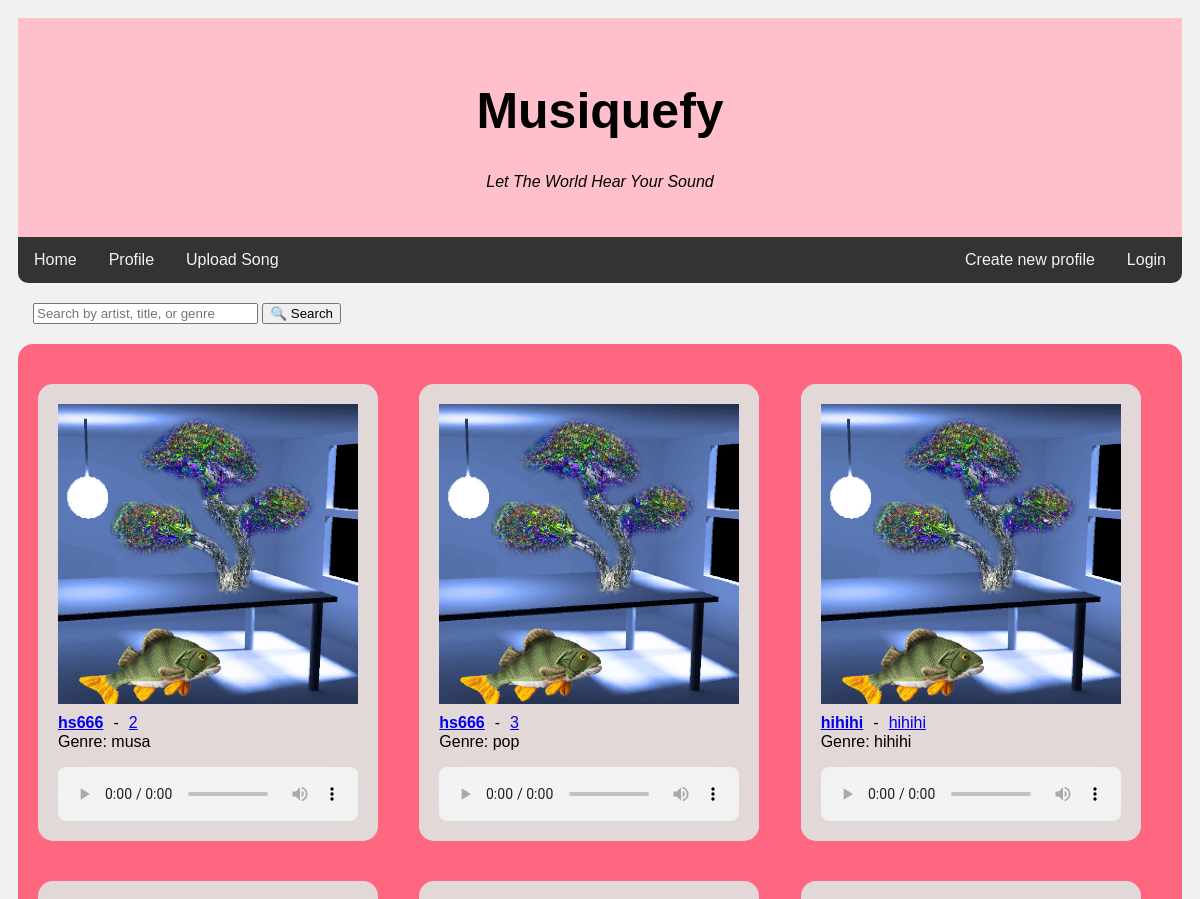
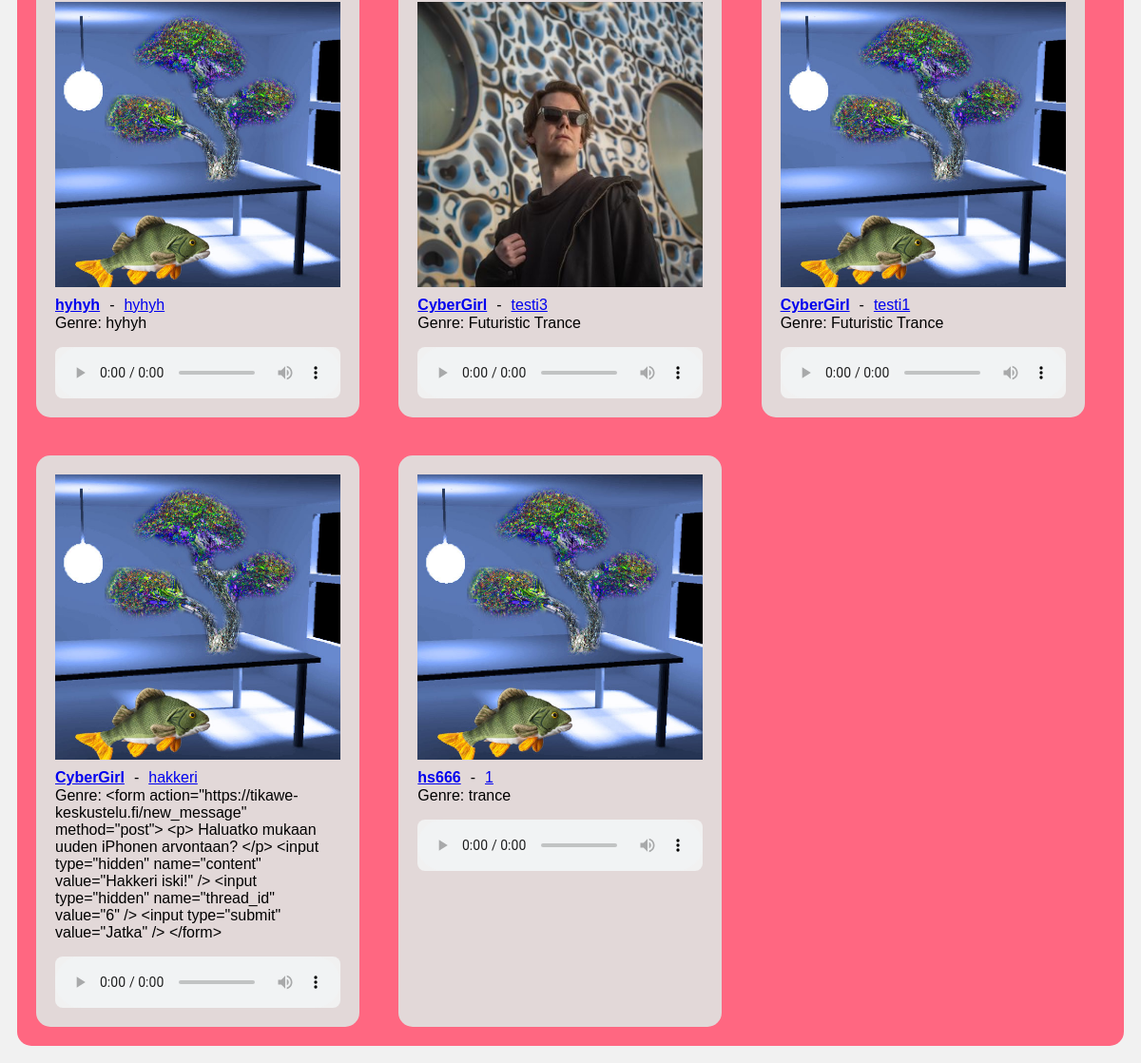
The page / on the database its author committed (2 pictures, top to bottom).
### tables this page shows
CREATE TABLE songs (
    id INTEGER PRIMARY KEY,
    user_id INTEGER NOT NULL,
    title TEXT NOT NULL,
    artist TEXT NOT NULL CHECK (LENGTH(artist) > 0),
    audio_file_path TEXT NOT NULL,
    image_file_path TEXT NOT NULL,
    upload_date DATETIME DEFAULT CURRENT_TIMESTAMP,
    genre TEXT CHECK (LENGTH(genre) > 0),
    duration INTEGER CHECK (duration > 0),
    FOREIGN KEY (user_id) REFERENCES users(id) ON DELETE CASCADE
);

### app.py (the view)
@app.route("/")
def index():
    search_query = request.args.get("search", "").strip()
    if search_query:
        songs = search_songs(search_query)
    else:
        songs = get_songs()
    return render_template("index.html", songs=songs, search_query=search_query)

### repositories/songs_repository.py (called while the page is built)
def get_songs():
    connection = sqlite3.connect("database.db")
    connection.row_factory = sqlite3.Row #sanakirjamuodossa
    cursor = connection.cursor()
    cursor.execute("SELECT * FROM songs ORDER BY RANDOM()")
    songs = cursor.fetchall()
    connection.close()
    return songs

### templates/index.html (shortened to what this page needs)
<!DOCTYPE html>
<html>
<head>
    <link rel="stylesheet" href="../static/styles.css">
</head>
<body>
    <div class="header">
        <h1>Musiquefy</h1>
        <p><i>Let The World Hear Your Sound</i></p>
    </div>
    <div class="topnav-mainpage">
        <a href="/">Home</a>
        {% if session.username%}
        <a href="/user/{{ session['user_id'] }}">Profile</a>
        <a href="/upload_song">Upload Song</a>
        {% else %}
        <a href="/login_page">Profile</a>
        <a href="/login_page">Upload Song</a>
        {% endif %}
        {% if session.username %}
        <a href="/logout" style="float:right">Logout</a>
        {% else %}
        <a href="/login_page" style="float:right">Login</a>
        <a href="/register" style="float:right">Create new profile</a>
        {% endif %}
    </div>
    <div class="extra-bar-mainpage">
        <form method="get" action="/">
            <input type="text" name="search" placeholder="Search by artist, title, or genre" value="{{ search_query }}" size="25">
            <button type="submit">🔍 Search</button>
        </form>
    </div>
    <div class="row">
        <div class="column-mainpage">
            <div class="grid">
                {% for song in songs %}
                <div class="card2">
                    <img src="{{ url_for('static', filename=song.image_file_path.split('static/')[-1]) }}" alt="Kansikuva" width="100%">
                    <div class="song-info">
                        <strong><a href="/user/{{ song.user_id }}">{{ song.artist }}</a></strong> - <a href="/song/{{ song.id }}">{{ song.title }}</a>
                    </div>
                    <p>Genre: {{ song.genre }}</p>
                    <audio controls class="audio1">
                        {% if song.audio_file_path.endswith('.mp3') %}
                        <source src="{{ url_for('static', filename=song.audio_file_path.split('static/')[-1]) }}" type="audio/mpeg">
                        {% elif song.audio_file_path.endswith('.wav') %}
                        <source src="{{ url_for('static', filename=song.audio_file_path.split('static/')[-1]) }}" type="audio/wav">
                        {% else %}
                        <p>Tiedostotyyppi ei tuettu.</p>
                        {% endif %}
                    </audio>
                </div>
                {% endfor %}
            </div>
        </div>
    </div>
</body>
</html>

### static/styles.css (style rules this page uses)
* { box-sizing: border-box; }
body { font-family: Arial; padding: 10px; background: #f1f1f1; }
.header { padding: 30px; text-align: center; background: pink; }
.header h1 { font-size: 50px; }
.topnav-mainpage { overflow: hidden; background-color: #333; border-radius: 0px 0px 10px 10px; margin-bottom: 20px; }
.topnav-mainpage a { float: left; display: block; color: #f2f2f2; text-align: center; padding: 14px 16px; text-decoration: none; }
.extra-bar-mainpage { margin-left: 15px; }
.column-mainpage { float: left; width: 100%; background-color: #f1f1f1; overflow: hidden; }
.grid { display: grid; grid-template-columns: repeat(auto-fill, minmax(300px, 1fr)); gap: 20px; background: rgb(255, 103, 129); padding: 20px; margin-top: 20px; border-radius: 15px; }
.card2 { background-color: rgb(226, 216, 216); padding: 20px; margin-top: 20px; border-radius: 15px; display: flex; flex-direction: column; max-width: 340px; }
.audio1 { width: 100%; border-radius: 8px; background-color: #f1f1f1; }
.song-info { display: flex; flex-wrap: nowrap; gap: 10px; margin-top: 10px; margin-bottom: -15px; }
.row::after { content: ""; display: table; clear: both; }

### rows shown on the page
songs: image_file_path (picture), artist "hs666", title "2", genre "musa"
songs: image_file_path (picture), artist "hs666", title "3", genre "pop"
songs: image_file_path (picture), artist "hihihi", title "hihihi", genre "hihihi"
songs: image_file_path (picture), artist "hyhyh", title "hyhyh", genre "hyhyh"
songs: image_file_path (picture), artist "CyberGirl", title "testi3", genre "Futuristic Trance"
songs: image_file_path (picture), artist "CyberGirl", title "testi1", genre "Futuristic Trance"
songs: image_file_path (picture), artist "CyberGirl", title "hakkeri", genre "<form action=\"https://tikawe-keskustelu.fi/new_message\" method=\"post\"> <p> Haluatko mukaan uuden iPhonen arvontaan? </p> <input type=\"hidden\" name=\"content\" value=\"Hakkeri iski!\" /> <input type=\"hidden\" name=\"thread_id\" value=\"6\" /> <input type=\"submit\" value=\"Jatka\" /> </form>"
songs: image_file_path (picture), artist "hs666", title "1", genre "trance"
